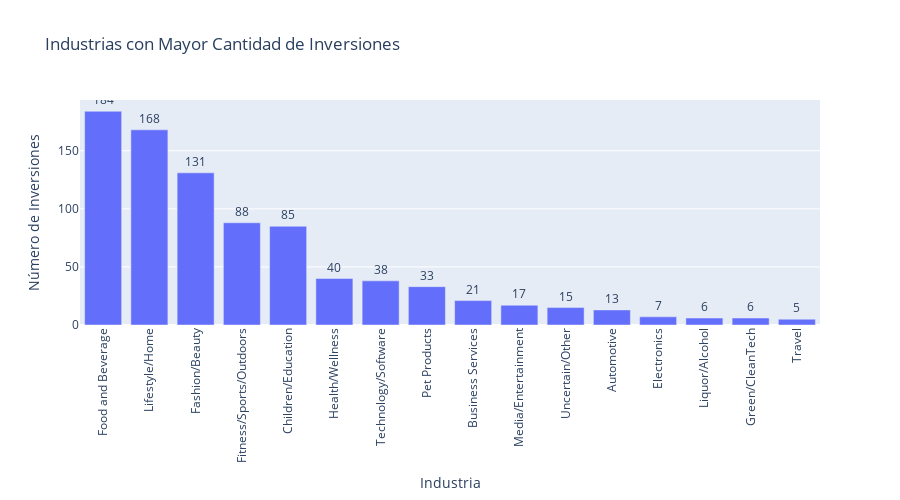

Notebook code for this chart:
### Code cell
# Filtrar los que obtuvieron inversión
accepted = df[df['Got Deal'] == 1]

# Contar las industrias con más inversiones
industry_investment = accepted['Industry'].value_counts().reset_index()
industry_investment.columns = ['Industry', 'Número de Inversiones']

fig = px.bar(
    industry_investment,
    x='Industry',
    y='Número de Inversiones',
    text='Número de Inversiones',
    title='Industrias con Mayor Cantidad de Inversiones',
    labels={'Industry': 'Industria'},
)

fig.update_traces(textposition='outside')
fig.update_layout(width=900, height=500, xaxis_tickangle=-90)
fig.show()

### Figure 1 — Plotly figure (JSON) as saved in the notebook; plotly's stock layout.template omitted (floating-point values rounded to 4 significant figures)
{"data": [{"alignmentgroup": "True", "hovertemplate": "Industria=%{x}<br>Número de Inversiones=%{text}<extra></extra>", "legendgroup": "", "marker": {"color": "#636efa", "pattern": {"shape": ""}}, "name": "", "offsetgroup": "", "orientation": "v", "showlegend": false, "text": [184, 168, 131, 88, 85, 40, 38, 33, 21, 17, 15, 13, 7, 6, 6, 5], "textposition": "outside", "type": "bar", "x": ["Food and Beverage", "Lifestyle/Home", "Fashion/Beauty", "Fitness/Sports/Outdoors", "Children/Education", "Health/Wellness", "Technology/Software", "Pet Products", "Business Services", "Media/Entertainment", "Uncertain/Other", "Automotive", "Electronics", "Liquor/Alcohol", "Green/CleanTech", "Travel"], "xaxis": "x", "y": [184, 168, 131, 88, 85, 40, 38, 33, 21, 17, 15, 13, 7, 6, 6, 5], "yaxis": "y"}], "layout": {"barmode": "relative", "height": 500, "legend": {"tracegroupgap": 0}, "title": {"text": "Industrias con Mayor Cantidad de Inversiones"}, "width": 900, "xaxis": {"anchor": "y", "domain": [0, 1], "tickangle": -90, "title": {"text": "Industria"}}, "yaxis": {"anchor": "x", "domain": [0, 1], "title": {"text": "Número de Inversiones"}}}}
